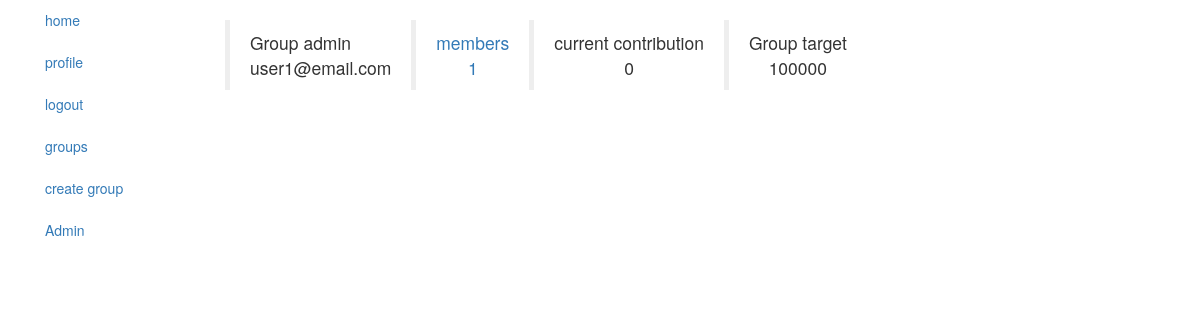
Before: /group_details?group_name=Goldmine (signed in) with the older database file.
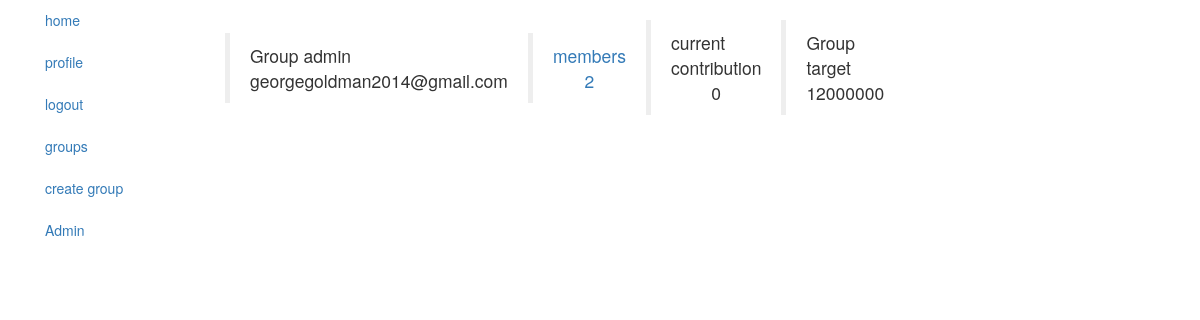
After: the same page with the newer database file.
### application/models.py (models this page shows, shortened)
class Group(db.Model):
    id = db.Column(db.Integer, primary_key=True)
    group_name = db.Column(db.String(80))
    group_admin = db.Column(db.String(80))
    group_members = db.Column(db.Integer)
    group_target = db.Column(db.Integer)
    current_contribution = db.Column(db.Integer)
    members = db.relationship('Member', backref='members', lazy=True)
    user_id = db.Column(db.Integer, db.ForeignKey('user.id'))

### application/views.py (the view)
@view.route('/group_details')
@login_required
def group_details():
    group_name = request.args.get('group_name')
    group = Group.query.filter_by(group_name=group_name).first()
    return render_template('group-details.html', group=group)

### application/__init__.py (called while the page is built)
@login_manager.user_loader
def load_user(user_id):
    return User.query.get(user_id)

### application/templates/group-details.html
{% extends 'layout.html'%}
{% block content %}
  <br><div>
    <table>
      <tr>
          <td >
                <blockquote>Group admin<br>
              <center>{{group.group_admin}}</center></blockquote>
          </td>
          <td colspan="7">
                <a href="/member?members={{group.group_name}}">
                  <blockquote>members<br>
                <center>{{group.group_members}}</center></blockquote>
                </a>
          </td>
          <td colspan="7">
                <blockquote> current contribution<br>
                  <center>{{group.current_contribution}}</center>
                </blockquote>
          </td>
          <td colspan="7">
                <blockquote>Group target<br>
                  <center>{{group.group_target}}<center>
                </blockquote>
          </td>
      </tr>
    </table>
</div>
{% endblock %}

### application/templates/layout.html (shortened to what this page needs)
<!DOCTYPE html>
<html lang="en" dir="ltr">
	<head>
		<link rel="stylesheet" href="{{ url_for('static', filename='bootstrap.min.css') }}">
	</head>
	<body>
		<div class="container">
			<div class="row">
				<div class="col-lg-2">
					<ul class="nav nav-pills nav-stacked">
						<li><a href="{{ url_for('view.home')}}">home</a></li>
						{% if current_user.is_authenticated%}
						<li><a href="/account_home">profile</a></li>
						<li><a href="{{url_for('auth.logout')}}">logout</a></li>
						<li><a href="/group">groups</a></li>
						<li><a href="/admin_signup">create group</a></li>
						{% endif %}
						{% if current_user.is_admin == True %}
							<li><a href="#">Admin</a></li>
						{% endif %}
					</ul>
				</div>
				<div class="col-lg-7">
					{% block content %}
					{% endblock %}
				</div>
				<div class="col-lg-4 pull-right">
				</div>
			</div>
		</div>
	</body>
</html>

Changed rows visible on the page:
changed Group: group_admin "user1@email.com" → "georgegoldman2014@gmail.com"; group_members "1" → "2"; group_target "100000" → "12000000"
